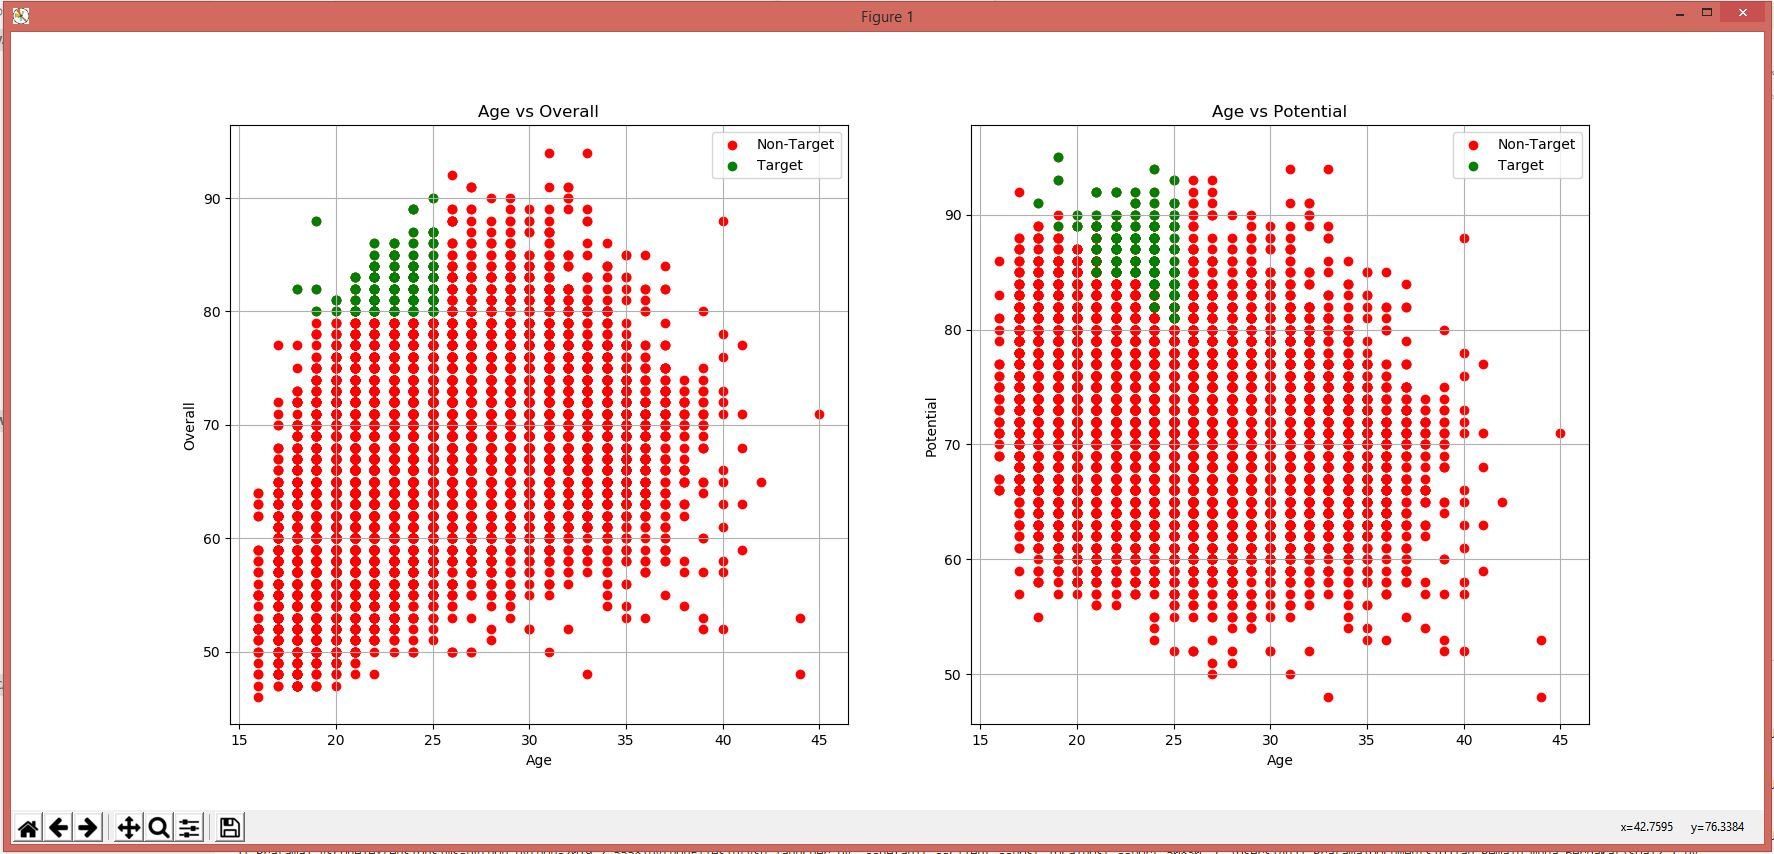

Python code for this plot:
import numpy as np 
import pandas as pd 
import matplotlib.pyplot as plt


df=pd.read_csv('data.csv')
df=df.fillna(np.NaN)
#membuat plot antara Age vs Overall
x=df['Age']
y=df['Overall']
y2=df['Potential']
xAge=df['Age'][(df['Age']<=25)&(df['Overall']>=80)&(df['Potential']>=80)]
yOverall=df['Overall'][(df['Age']<=25)&(df['Overall']>=80)&(df['Potential']>=80)]
plt.figure()
plt.subplot(121)
plt.scatter(x,y,label='Non-Target',color='r')
plt.scatter(xAge,yOverall,label='Target',color='g')
plt.title('Age vs Overall')
plt.xlabel('Age')
plt.ylabel('Overall')
plt.legend()
plt.grid(True)


yPotential = df['Potential'][(df['Age']<=25)&(df['Overall']>=80)&(df['Potential']>=80)]
plt.subplot(122)
plt.scatter(x,y2,label='Non-Target',color='r')
plt.scatter(xAge,yPotential,label='Target',color='g')
plt.title('Age vs Potential')
plt.xlabel('Age')
plt.ylabel('Potential')
plt.legend()
plt.grid(True)
plt.show()
